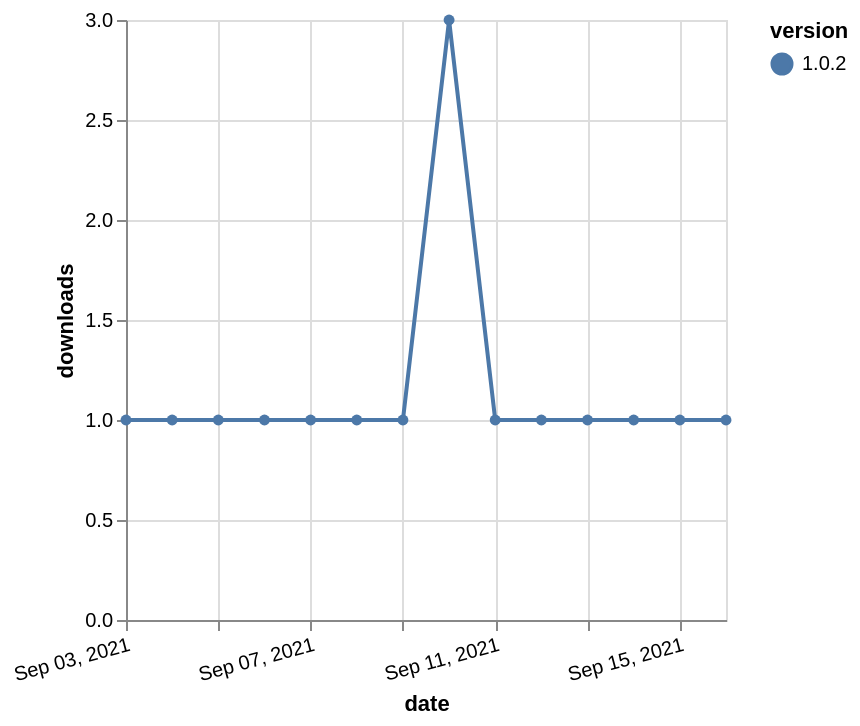

Vega-Lite specification stored for this chart:
### Vega-Lite specification from a JSON file in a GitHub repository (floating-point values rounded to 4 significant figures)
{"$schema": "https://vega.github.io/schema/vega-lite/v5.json", "description": "A simple bar chart with embedded data.", "data": {"values": [{"date": "2021-09-03", "total": 147, "delta": 1, "version": "1.0.2"}, {"date": "2021-09-04", "total": 148, "delta": 1, "version": "1.0.2"}, {"date": "2021-09-05", "total": 149, "delta": 1, "version": "1.0.2"}, {"date": "2021-09-06", "total": 150, "delta": 1, "version": "1.0.2"}, {"date": "2021-09-07", "total": 151, "delta": 1, "version": "1.0.2"}, {"date": "2021-09-08", "total": 152, "delta": 1, "version": "1.0.2"}, {"date": "2021-09-09", "total": 153, "delta": 1, "version": "1.0.2"}, {"date": "2021-09-10", "total": 156, "delta": 3, "version": "1.0.2"}, {"date": "2021-09-11", "total": 157, "delta": 1, "version": "1.0.2"}, {"date": "2021-09-12", "total": 158, "delta": 1, "version": "1.0.2"}, {"date": "2021-09-13", "total": 159, "delta": 1, "version": "1.0.2"}, {"date": "2021-09-14", "total": 160, "delta": 1, "version": "1.0.2"}, {"date": "2021-09-15", "total": 161, "delta": 1, "version": "1.0.2"}, {"date": "2021-09-16", "total": 162, "delta": 1, "version": "1.0.2"}]}, "width": "container", "mark": {"type": "line", "point": {"filled": true}}, "encoding": {"x": {"field": "date", "type": "temporal", "timeUnit": "yearmonthdate", "title": "date", "axis": {"labelAngle": -15}}, "y": {"field": "delta", "type": "quantitative", "title": "downloads"}, "color": {"field": "version", "type": "nominal"}, "tooltip": {"field": "delta"}}}
